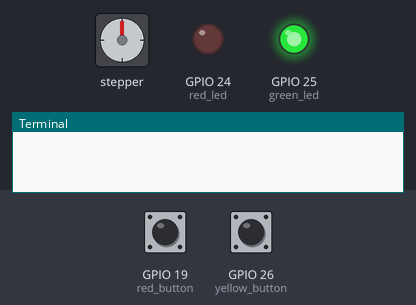
Recording of a program running on a simulated Raspberry Pi (BCM pin numbers). Parts: stepper motor, output pins drawn as LEDs (lit = HIGH), the last lines printed to the terminal. The test bench sets the inputs (shaded band); at power-on: GPIO 19 (red_button) HIGH, GPIO 26 (yellow_button) HIGH. The stepper is drawn at 2048 steps a turn; pins used as bus, display or sensor lines are not drawn.

Above: at 1.2 s.
1.3 s: GPIO 19 (red_button) pulled LOW for 0.15 s
At 1.75 s:
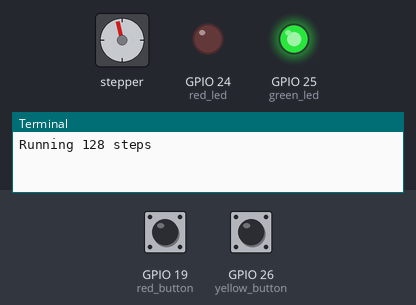
At 3.8 s:
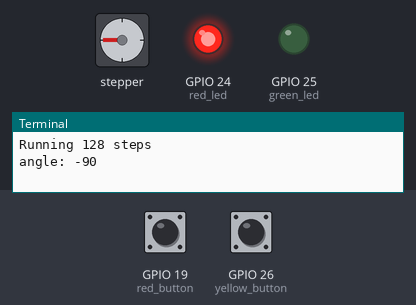
4.3 s: GPIO 26 (yellow_button) pulled LOW for 0.15 s
At 4.76 s:
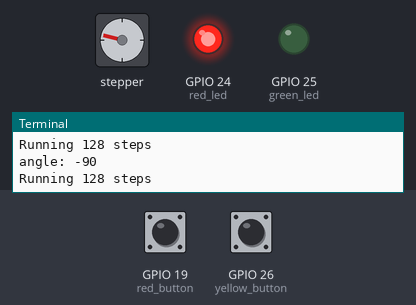
Timing chart, 0 to 7.9 s (numbered marks = the images above; inputs shaded):
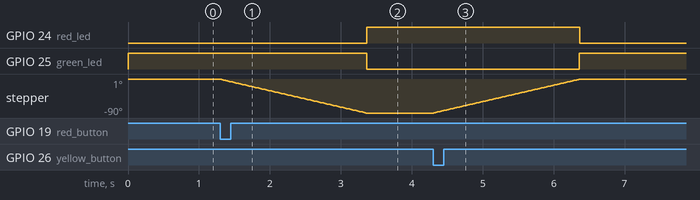

The program:

stepper_leds_buttons.py
```python
import RPi.GPIO as GPIO
from gpiozero import Button, LED
import time


# define GPIO mode and initialize motor driver control pins
GPIO.setmode(GPIO.BCM)
control_pins = [4, 17, 27, 22]

for pin in control_pins:
    GPIO.setup(pin, GPIO.OUT)
    GPIO.output(pin, 0)

# half step specification of stepper motor
halfstep_seq = [
  [1,0,0,0],
  [1,1,0,0],
  [0,1,0,0],
  [0,1,1,0],
  [0,0,1,0],
  [0,0,1,1],
  [0,0,0,1],
  [1,0,0,1]
]

# define push buttons and leds
yellow_button = Button(26)
red_button = Button(19)
red_led = LED(24)
green_led = LED(25)


# initialize angle
angle = 0
push_rotation = 90


def rotate(desired_angle):
    direction = desired_angle > 0
    step_count = int((abs(desired_angle)*512)/360)
    print(f'Running {step_count} steps')

    if direction:
        steps = list(range(8))
    else:
        steps = list(reversed(range(8)))

    for i in range(step_count):
        for halfstep in steps:
            for pin in range(4):
                GPIO.output(control_pins[pin], halfstep_seq[halfstep][pin])
            time.sleep(0.001)


def check_leds():
    global angle
    if angle >= 0:
        green_led.on()
        time.sleep(0.001)
        red_led.off()
    else:
        green_led.off()
        time.sleep(0.001)
        red_led.on()


def rotate_pos():
    global angle
    rotate(push_rotation)
    angle += push_rotation
    print(f'angle: {angle}')
    check_leds()


def rotate_neg():
    global angle
    rotate(-push_rotation)
    angle -= push_rotation
    print(f'angle: {angle}')
    check_leds()


# define function handlers associated with the push buttons
yellow_button.when_pressed = rotate_pos
red_button.when_pressed = rotate_neg


check_leds()

# infinte loop
while True:
    try:
        pass
    except KeyboardInterrupt:
      GPIO.cleanup()
```

Measured:
- after the input at 1.3 s, GPIO 24 (red_led): LOW → HIGH after 2.1 s; GPIO 25 (green_led): HIGH → LOW after 2.1 s; stepper: turns 90° counter-clockwise in 2.0 s, starting at once
- after the input at 4.3 s, GPIO 24 (red_led): HIGH → LOW after 2.1 s; GPIO 25 (green_led): LOW → HIGH after 2.1 s; stepper: turns 90° clockwise in 2.0 s, starting at once
